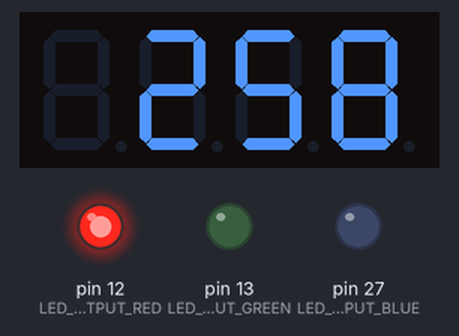
Bench run of a sketch on a simulated Arduino Mega 2560, built with avr-gcc and run on an emulated ATmega2560. Shown: 4-digit seven-segment display, output pins drawn as LEDs (lit = HIGH). What the sketch prints to the serial monitor is not drawn.

Above: at 0.15 s.
At 4.76 s:
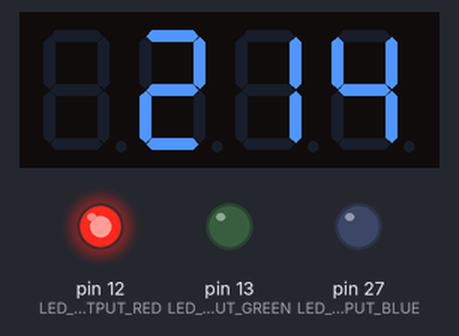
At 9.58 s:
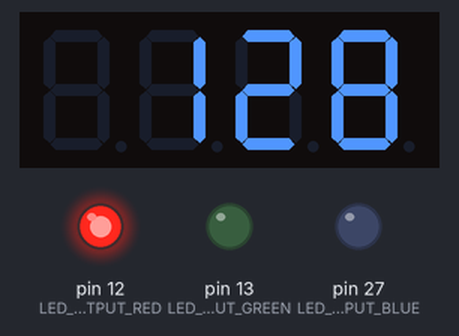
At 18.9 s:
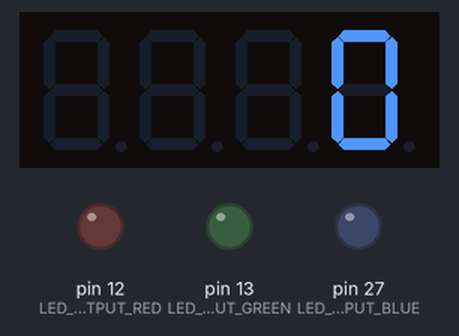
At 29.33 s:
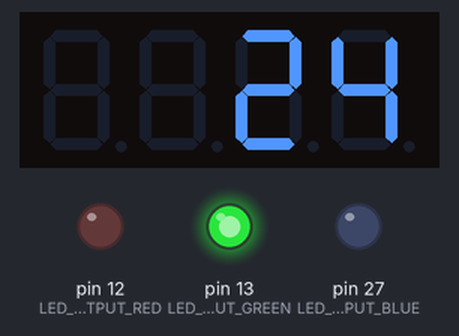
At 39.87 s:
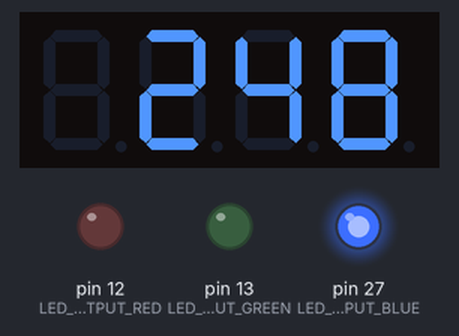
Timing chart, 0 to 40.0 s (numbered marks = the images above):
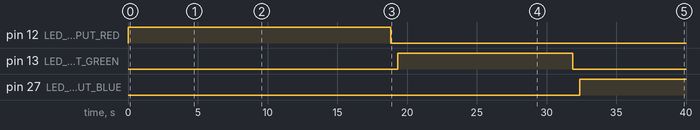

Measured:
- by itself, pin 12 (LED_OUTPUT_RED): LOW → HIGH at 0.00 s, → LOW 18.8 s later
- by itself, pin 13 (LED_OUTPUT_GREEN): LOW → HIGH at 19.3 s, → LOW 12.5 s later
- by itself, pin 27 (LED_OUTPUT_BLUE): LOW → HIGH at 32.4 s
- what the display in image 3 shows lasts 0.6 s, from 18.7 s to 19.3 s

The sketch:

one_function_test.ino
```cpp
const int LED_OUTPUT_RED = 12;
const int LED_OUTPUT_GREEN = 13;
const int LED_OUTPUT_BLUE = 27;
const int BUTTON_PIN1 = A1;
const int BUTTON_PIN2 = A3;
const int LED_OUTPUT_BUZZ = 33;
const int clk = 100;

//int count;
int focus = 2;
int short_break = 1;
int long_break = 3;

#include <Wire.h> // Enable this line if using Arduino Uno, Mega, etc.
#include <Adafruit_GFX.h>
#include "Adafruit_LEDBackpack.h"

Adafruit_7segment matrix = Adafruit_7segment();

void setup() {
#ifndef __AVR_ATtiny85__
  Serial.begin(9600);
  Serial.println("7 Segment Backpack Test");
#endif
  matrix.begin(0x70);
  pinMode(LED_OUTPUT_RED, OUTPUT);
  pinMode(LED_OUTPUT_GREEN, OUTPUT);
  pinMode(LED_OUTPUT_BLUE, OUTPUT);
}

    bool blinkColon = false;

void countDown( int time ) {
  for (uint16_t minutes = time; minutes >= 0; minutes--) {
    for (uint16_t seconds = 59; seconds >= 0; seconds--) {
      int displayValue = minutes * 100 + seconds;
      matrix.println(displayValue);
      matrix.writeDisplay();

      if (time == focus) {
        digitalWrite(LED_OUTPUT_RED, HIGH);
      }
      else if (time == short_break) {
        digitalWrite(LED_OUTPUT_GREEN, HIGH);
      }
      else if (time == long_break) {
        digitalWrite(LED_OUTPUT_BLUE, HIGH);
      }

      blinkColon = !blinkColon;
      matrix.drawColon(blinkColon);

      matrix.writeDisplay();
      delay(clk);

      if (seconds == 0) {
        if (minutes != 0){
          minutes--;
        }
        else if ((minutes == 0) && (seconds == 0)){
          digitalWrite(LED_OUTPUT_RED, LOW);
          digitalWrite(LED_OUTPUT_GREEN, LOW);
          digitalWrite(LED_OUTPUT_BLUE, LOW);

          return;
        }
        seconds = 60;
      }
    }
  }
}

void loop() {
  countDown(focus);
  delay(500);
  countDown(short_break);
  delay(500);
  countDown(long_break);
  delay(500);
}
```
